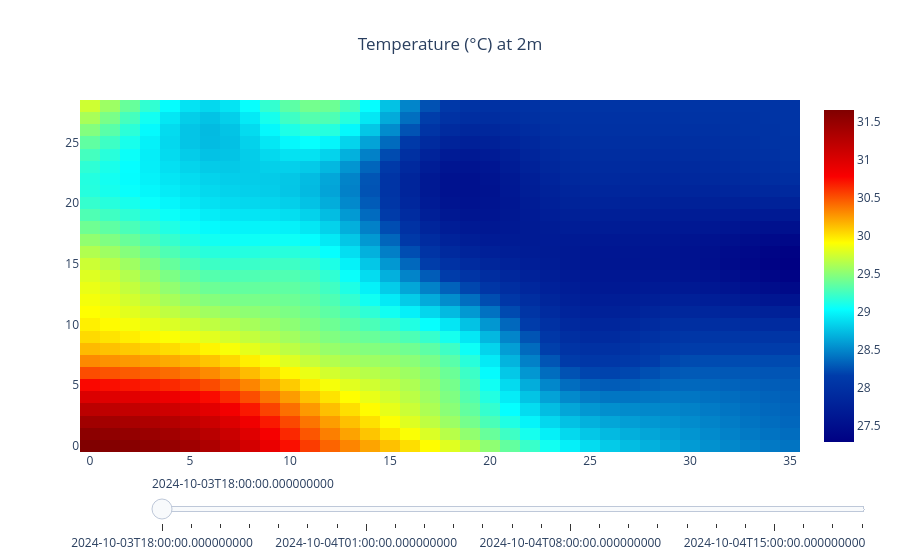

Write notebook code for a chart like this one.
### Code cell
# create a slider plot with plotly

import plotly.graph_objects as go
import numpy as np

# Assuming dset_new['T'].values is a 3D array with shape (time, x, y)
# and dset_new['T'].time.values is a 1D array with time values

# Create figure
fig = go.Figure()

# Add initial frame
fig.add_trace(go.Heatmap(z=dset_new['T'].values[0], colorscale='jet'))

# Add frames
frames = [go.Frame(data=[go.Heatmap(z=dset_new['T'].values[k])],
                   name=str(dset_new['T'].time.values[k])) for k in range(len(dset_new['T'].time.values))]

fig.frames = frames

# Add slider
sliders = [dict(
    steps=[dict(method='animate',
                args=[[str(dset_new['T'].time.values[k])],
                      dict(mode='immediate',
                           frame=dict(duration=300, redraw=True),
                           transition=dict(duration=0))],
                label=str(dset_new['T'].time.values[k])) for k in range(len(dset_new['T'].time.values))],
    transition=dict(duration=0),
    x=0.1,
    xanchor='left',
    y=0,
    yanchor='top'
)]

fig.update_layout(
    title='Temperature (°C) at 2m',
    title_x=0.5,
    sliders=sliders
)

fig.show()

### Figure 1 — Plotly figure (JSON) as saved in the notebook; plotly's stock layout.template omitted (floating-point values rounded to 4 significant figures; data arrays with more than 128 entries replaced by an {"elided": "..."} marker saying what was removed)
{"data": [{"colorscale": [[0, "rgb(0,0,131)"], [0.2, "rgb(0,60,170)"], [0.4, "rgb(5,255,255)"], [0.6, "rgb(255,255,0)"], [0.8, "rgb(250,0,0)"], [1, "rgb(128,0,0)"]], "type": "heatmap", "z": {"elided": "29x36 float values"}}], "layout": {"sliders": [{"steps": [{"args": [["2024-10-03T18:00:00.000000000"], {"frame": {"duration": 300, "redraw": true}, "mode": "immediate", "transition": {"duration": 0}}], "label": "2024-10-03T18:00:00.000000000", "method": "animate"}, {"args": [["2024-10-03T19:00:00.000000000"], {"frame": {"duration": 300, "redraw": true}, "mode": "immediate", "transition": {"duration": 0}}], "label": "2024-10-03T19:00:00.000000000", "method": "animate"}, {"args": [["2024-10-03T20:00:00.000000000"], {"frame": {"duration": 300, "redraw": true}, "mode": "immediate", "transition": {"duration": 0}}], "label": "2024-10-03T20:00:00.000000000", "method": "animate"}, {"args": [["2024-10-03T21:00:00.000000000"], {"frame": {"duration": 300, "redraw": true}, "mode": "immediate", "transition": {"duration": 0}}], "label": "2024-10-03T21:00:00.000000000", "method": "animate"}, {"args": [["2024-10-03T22:00:00.000000000"], {"frame": {"duration": 300, "redraw": true}, "mode": "immediate", "transition": {"duration": 0}}], "label": "2024-10-03T22:00:00.000000000", "method": "animate"}, {"args": [["2024-10-03T23:00:00.000000000"], {"frame": {"duration": 300, "redraw": true}, "mode": "immediate", "transition": {"duration": 0}}], "label": "2024-10-03T23:00:00.000000000", "method": "animate"}, {"args": [["2024-10-04T00:00:00.000000000"], {"frame": {"duration": 300, "redraw": true}, "mode": "immediate", "transition": {"duration": 0}}], "label": "2024-10-04T00:00:00.000000000", "method": "animate"}, {"args": [["2024-10-04T01:00:00.000000000"], {"frame": {"duration": 300, "redraw": true}, "mode": "immediate", "transition": {"duration": 0}}], "label": "2024-10-04T01:00:00.000000000", "method": "animate"}, {"args": [["2024-10-04T02:00:00.000000000"], {"frame": {"duration": 300, "redraw": true}, "mode": "immediate", "transition": {"duration": 0}}], "label": "2024-10-04T02:00:00.000000000", "method": "animate"}, {"args": [["2024-10-04T03:00:00.000000000"], {"frame": {"duration": 300, "redraw": true}, "mode": "immediate", "transition": {"duration": 0}}], "label": "2024-10-04T03:00:00.000000000", "method": "animate"}, {"args": [["2024-10-04T04:00:00.000000000"], {"frame": {"duration": 300, "redraw": true}, "mode": "immediate", "transition": {"duration": 0}}], "label": "2024-10-04T04:00:00.000000000", "method": "animate"}, {"args": [["2024-10-04T05:00:00.000000000"], {"frame": {"duration": 300, "redraw": true}, "mode": "immediate", "transition": {"duration": 0}}], "label": "2024-10-04T05:00:00.000000000", "method": "animate"}, {"args": [["2024-10-04T06:00:00.000000000"], {"frame": {"duration": 300, "redraw": true}, "mode": "immediate", "transition": {"duration": 0}}], "label": "2024-10-04T06:00:00.000000000", "method": "animate"}, {"args": [["2024-10-04T07:00:00.000000000"], {"frame": {"duration": 300, "redraw": true}, "mode": "immediate", "transition": {"duration": 0}}], "label": "2024-10-04T07:00:00.000000000", "method": "animate"}, {"args": [["2024-10-04T08:00:00.000000000"], {"frame": {"duration": 300, "redraw": true}, "mode": "immediate", "transition": {"duration": 0}}], "label": "2024-10-04T08:00:00.000000000", "method": "animate"}, {"args": [["2024-10-04T09:00:00.000000000"], {"frame": {"duration": 300, "redraw": true}, "mode": "immediate", "transition": {"duration": 0}}], "label": "2024-10-04T09:00:00.000000000", "method": "animate"}, {"args": [["2024-10-04T10:00:00.000000000"], {"frame": {"duration": 300, "redraw": true}, "mode": "immediate", "transition": {"duration": 0}}], "label": "2024-10-04T10:00:00.000000000", "method": "animate"}, {"args": [["2024-10-04T11:00:00.000000000"], {"frame": {"duration": 300, "redraw": true}, "mode": "immediate", "transition": {"duration": 0}}], "label": "2024-10-04T11:00:00.000000000", "method": "animate"}, {"args": [["2024-10-04T12:00:00.000000000"], {"frame": {"duration": 300, "redraw": true}, "mode": "immediate", "transition": {"duration": 0}}], "label": "2024-10-04T12:00:00.000000000", "method": "animate"}, {"args": [["2024-10-04T13:00:00.000000000"], {"frame": {"duration": 300, "redraw": true}, "mode": "immediate", "transition": {"duration": 0}}], "label": "2024-10-04T13:00:00.000000000", "method": "animate"}, {"args": [["2024-10-04T14:00:00.000000000"], {"frame": {"duration": 300, "redraw": true}, "mode": "immediate", "transition": {"duration": 0}}], "label": "2024-10-04T14:00:00.000000000", "method": "animate"}, {"args": [["2024-10-04T15:00:00.000000000"], {"frame": {"duration": 300, "redraw": true}, "mode": "immediate", "transition": {"duration": 0}}], "label": "2024-10-04T15:00:00.000000000", "method": "animate"}, {"args": [["2024-10-04T16:00:00.000000000"], {"frame": {"duration": 300, "redraw": true}, "mode": "immediate", "transition": {"duration": 0}}], "label": "2024-10-04T16:00:00.000000000", "method": "animate"}, {"args": [["2024-10-04T17:00:00.000000000"], {"frame": {"duration": 300, "redraw": true}, "mode": "immediate", "transition": {"duration": 0}}], "label": "2024-10-04T17:00:00.000000000", "method": "animate"}, {"args": [["2024-10-04T18:00:00.000000000"], {"frame": {"duration": 300, "redraw": true}, "mode": "immediate", "transition": {"duration": 0}}], "label": "2024-10-04T18:00:00.000000000", "method": "animate"}], "transition": {"duration": 0}, "x": 0.1, "xanchor": "left", "y": 0, "yanchor": "top"}], "title": {"text": "Temperature (°C) at 2m", "x": 0.5}}}
